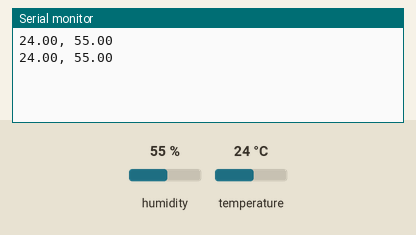
The sketch below on a simulated Arduino Uno, built with avr-gcc and run on an emulated ATmega328P. On the bench: the last lines printed to the serial monitor. The test bench sets the inputs (shaded band); at power-on: humidity 55 %, temperature 24 °C.

Above: at 1.9 s.
2.0 s: humidity set to 22 %
At 3.2 s:
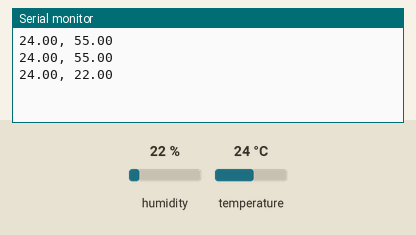
3.6 s: temperature set to 12 °C
At 5.0 s:
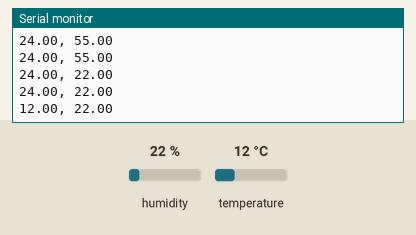
5.2 s: humidity set to 40 %
At 6.1 s:
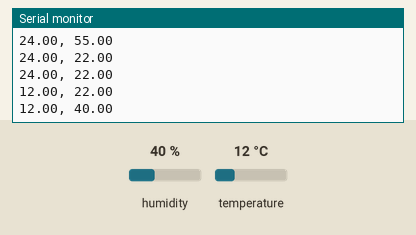
Timing chart, 0 to 8.2 s (numbered marks = the images above; inputs shaded):
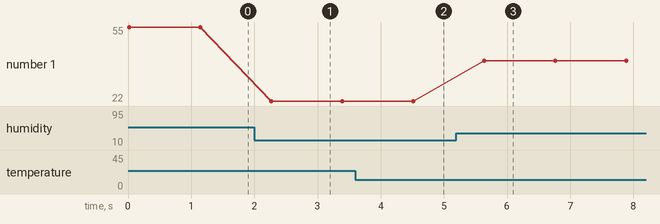

Measured:
- after the input at 2.0 s, the serial monitor: prints a new line after 0.27 s (image 1)
- after the input at 3.6 s, the serial monitor: prints a new line after 0.92 s (image 2)
- after the input at 5.2 s, the serial monitor: prints a new line after 0.44 s (image 3)
- plotted number 1: 55 → 22 after the input at 2.0 s, 22 → 40 after the input at 5.2 s

The sketch:

temperature_sensor.ino
```cpp
// tutorial: http://www.circuitbasics.com/how-to-set-up-the-dht11-humidity-sensor-on-an-arduino/
#include <dht.h>
using namespace std;
dht DHT;

int DHT11_PIN = 7;

void setup(){
  Serial.begin(9600);

}

void loop()
{
  DHT.read11(DHT11_PIN); //read data
  Serial.print(DHT.temperature); //print temperature
  Serial.print(", ");
  Serial.println(DHT.humidity); //print humidity
  delay(1099);

}
```
